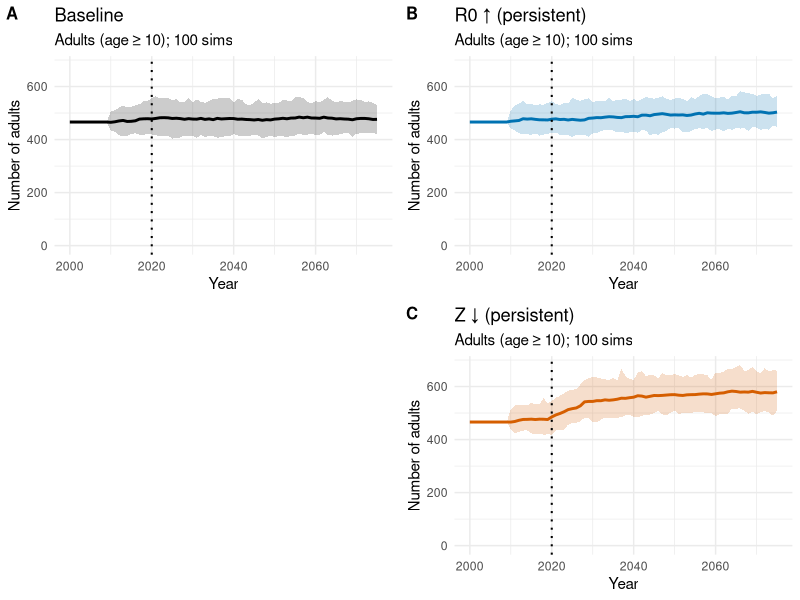
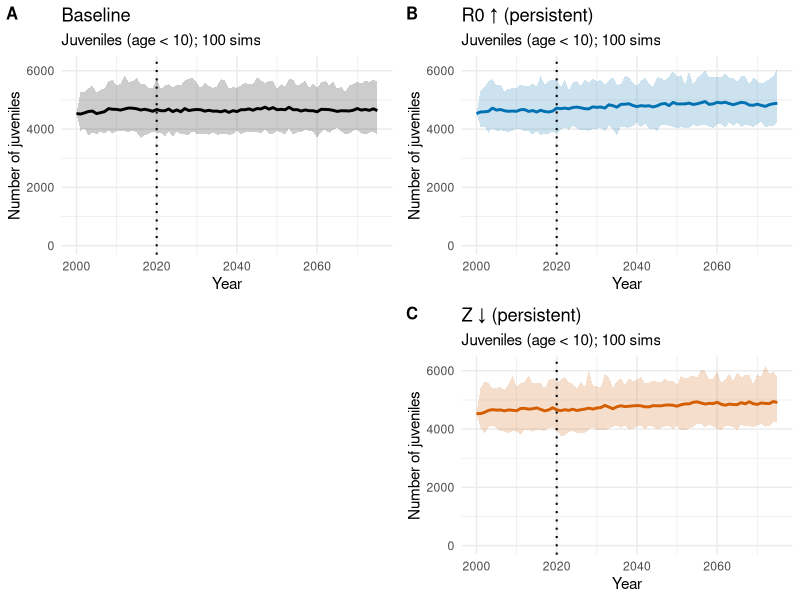
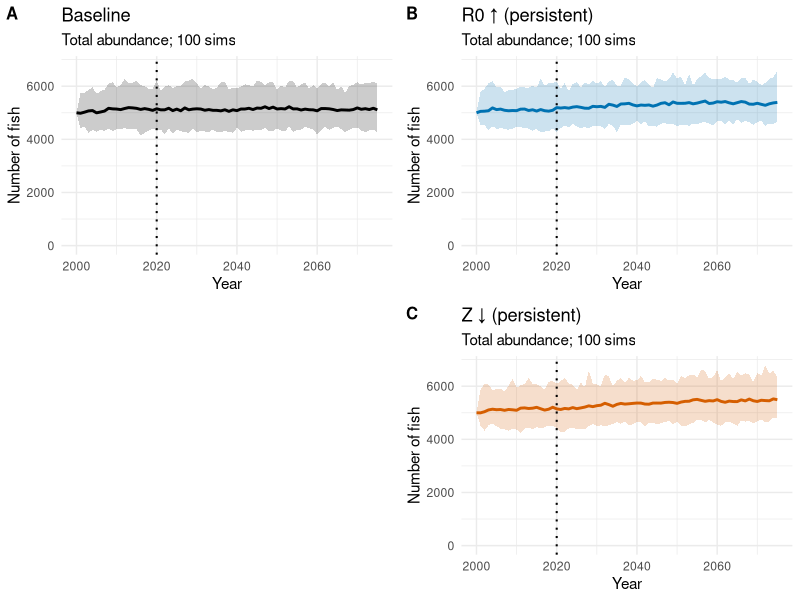
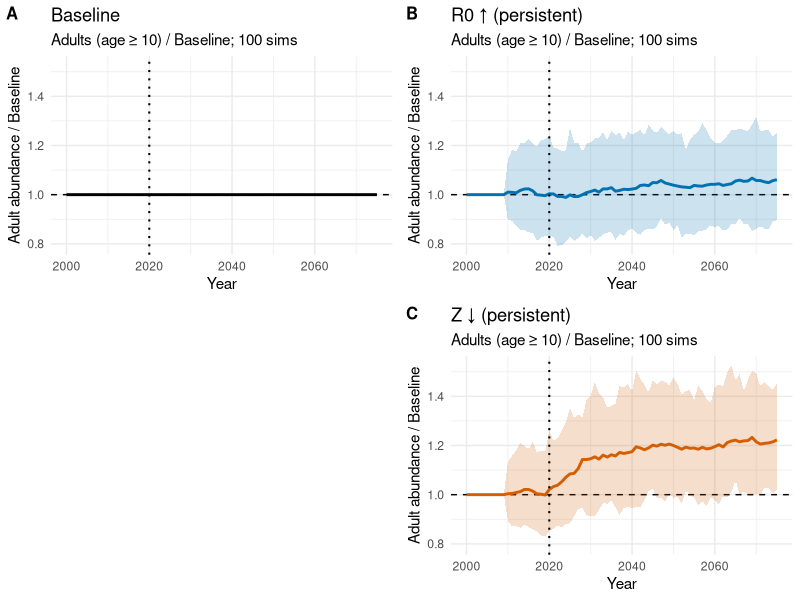

Source code (R) for these figures, in order:
# ============================================================
# Gulf Sturgeon – Simple Age-Structured Model (SturMod-lite from FloPop/Brett)
# Purpose:
#   Small population (~ABCDE total fish) with SturMod life history.
#   Compare benefits to adult abundance (age ≥ 10) from:
#     (1) Increasing recruitment (R0 up)
#     (2) Decreasing adult mortality (Z down)
# Years: 2000–2075
# 100 simulations per scenario; plots show mean + 95% CI across sims.
# ============================================================

library(tidyverse)
library(cowplot)

set.seed(1)

# ----------------------------
# GLOBAL INPUTS
# ----------------------------
years <- 2000:2075
ny    <- length(years)

ages <- 1:50        # SturMod oldest modeled age-class A = 50
A    <- length(ages)

adult_age <- 10     # define "adult" as age >= 10

# Year where management change occurs
change_year <- 2020

# Number of simulations
n_sims <- 100

# ----------------------------
# GULF STURGEON LIFE HISTORY (from SturMod)
# ----------------------------

# Growth / length-at-age
Linf <- 220        # von Bertalanffy asymptotic length
K    <- 0.13       # von Bertalanffy K
t0   <- 0

Length <- Linf * (1 - exp(-K * (ages - t0)))   # length-at-age
aLW   <- 6.11e-6
bLW   <- 3
Wt    <- aLW * Length^bLW                     # weight-at-age

# Weight at maturity (mai = 8), as in SturMod
mai   <- 8
Wmat  <- aLW * (Linf * (1 - exp(-K * (mai - 1))))^bLW

# Fecundity-at-age
fec <- pmax(0, Wt - Wmat)

# Recruitment (Beverton–Holt)
recK   <- 2.9     # recruitment compensation ratio (SturMod-ish)
RecSD  <- 0.2     # lognormal recruitment SD

# Mortality (Z) – adult mortality at Linf
M_base <- 0.095   # Mad from SturMod (minimum adult mortality)

# Flatten Z for ages >= flat_age (Z similar beyond ~age 3–4)
flat_age   <- 4
Length_Z   <- Length
Length_Z[ages >= flat_age] <- Length[flat_age]

# ------------------------------------------------------------
# CALCULATE BASELINE R0 TO GET ~5000 TOTAL FISH AT EQUILIBRIUM
# ------------------------------------------------------------

Mu0  <- M_base * (Linf / Length_Z)
Sa0  <- exp(-Mu0)
la0  <- cumprod(c(1, Sa0[1:(A - 1)]))  # survivorship-at-age (age 1 starts at 1)

target_total <- 5000
Ro_base      <- target_total / sum(la0)

# Management options:
Ro_factor_up  <- 1.05   # 5% multiply R0 by this after change_year (recruitment better)
M_factor_down <- 0.95   # 5% improvement multiply M_base by this after change_year (Z lower)
M_low         <- M_base * M_factor_down

# ----------------------------
# CORE GULF STURGEON MODEL 
# ----------------------------
run_model_GS <- function(M_vec, Ro_vec, label) {
  
  N <- matrix(
    0,
    nrow = ny,
    ncol = A,
    dimnames = list(years, paste0("age", ages))
  )
  
  # Initial equilibrium-ish age structure under baseline M_base and Ro_vec[1]
  N[1, ] <- Ro_vec[1] * la0
  
  for (t in 2:ny) {
    
    # Age-specific mortality and survival for this year (flattened above flat_age)
    Mu_t <- M_vec[t] * (Linf / Length_Z)
    Sa_t <- exp(-Mu_t)
    
    # Eggs-per-recruit and BH parameters for this year's M and Ro
    la_t <- cumprod(c(1, Sa_t[1:(A - 1)]))
    epro <- sum(fec * la_t)                # eggs per recruit
    
    bha <- recK / epro                     # BH alpha
    bhb <- (recK - 1) / (Ro_vec[t] * epro) # BH beta (depends on Ro_t)
    
    # Eggs from previous year
    eggs_prev <- sum(fec * N[t - 1, ])
    
    # Lognormal recruitment anomaly
    rec_anom <- exp(rnorm(1, 0, RecSD))
    
    # Recruits to age 1
    N[t, 1] <- (bha * eggs_prev) / (1 + bhb * eggs_prev) * rec_anom
    
    # Survival transitions age a -> a+1
    for (a in 2:A) {
      N[t, a] <- N[t - 1, a - 1] * Sa_t[a - 1]
    }
  }
  
  as.data.frame(N) %>%
    rownames_to_column("year") %>%
    mutate(year = as.integer(year)) %>%
    pivot_longer(
      starts_with("age"),
      names_to  = "age",
      values_to = "N"
    ) %>%
    mutate(
      age_num  = as.numeric(gsub("age", "", age)),
      scenario = label
    )
}

# ----------------------------
# SIMULATE RUNS FOR ONE SCENARIO
# ----------------------------
simulate_scenario <- function(M_vec, Ro_vec, label) {
  out <- vector("list", n_sims)
  for (s in 1:n_sims) {
    out[[s]] <- run_model_GS(M_vec, Ro_vec, label) %>%
      mutate(sim = s)
  }
  bind_rows(out)
}

# ----------------------------
# SCENARIOS (focus on adult abundance, age >= adult_age)
# ----------------------------

# 1) Baseline – constant R0 and Z
M_1  <- rep(M_base, ny)
Ro_1 <- rep(Ro_base, ny)
df_1_sims <- simulate_scenario(M_1, Ro_1, "1) Baseline")

# 2) R0 ↑ (persistent) – R0 increases at change_year and stays high
Ro_2 <- ifelse(years >= change_year, Ro_base * Ro_factor_up, Ro_base)
M_2  <- M_1
df_2_sims <- simulate_scenario(M_2, Ro_2, "2) R0 ↑ (persistent)")

# 3) Z ↓ (persistent) – Z decreases at change_year and stays low
M_3  <- ifelse(years >= change_year, M_low, M_base)
Ro_3 <- Ro_1
df_3_sims <- simulate_scenario(M_3, Ro_3, "3) Z ↓ (persistent)")

# ----------------------------
# SUMMARISE ADULT / JUVENILE / TOTAL ABUNDANCE (BY SIM)
# ----------------------------

df_all_sims <- bind_rows(df_1_sims, df_2_sims, df_3_sims)

df_all_sims <- df_all_sims %>%
  mutate(is_adult = age_num >= adult_age)

summary_by_sim <- df_all_sims %>%
  group_by(scenario, sim, year) %>%
  summarise(
    N_total    = sum(N),
    N_adults   = sum(N[is_adult]),
    N_juvenile = sum(N[!is_adult]),
    .groups    = "drop"
  )

# Ensure scenarios are ordered and baseline is first
scenario_levels <- c(
  "1) Baseline",
  "2) R0 ↑ (persistent)",
  "3) Z ↓ (persistent)"
)

summary_by_sim <- summary_by_sim %>%
  mutate(scenario = factor(scenario, levels = scenario_levels, ordered = TRUE))

# ----------------------------
# MEAN TRAJECTORIES + 95% INTERVALS ACROSS SIMS
# ----------------------------

summary_stats <- summary_by_sim %>%
  group_by(scenario, year) %>%
  summarise(
    N_total_mean    = mean(N_total),
    N_total_lwr     = quantile(N_total, 0.025),
    N_total_upr     = quantile(N_total, 0.975),
    N_adults_mean   = mean(N_adults),
    N_adults_lwr    = quantile(N_adults, 0.025),
    N_adults_upr    = quantile(N_adults, 0.975),
    N_juvenile_mean = mean(N_juvenile),
    N_juvenile_lwr  = quantile(N_juvenile, 0.025),
    N_juvenile_upr  = quantile(N_juvenile, 0.975),
    .groups         = "drop"
  ) %>%
  mutate(scenario = factor(scenario, levels = scenario_levels, ordered = TRUE))

# Adults relative to baseline, per sim, then summarise
rel_by_sim <- summary_by_sim %>%
  group_by(year, sim) %>%
  mutate(
    rel_adults = N_adults / N_adults[scenario == "1) Baseline"]
  ) %>%
  ungroup()

summary_rel_stats <- rel_by_sim %>%
  group_by(scenario, year) %>%
  summarise(
    rel_adults_mean = mean(rel_adults),
    rel_adults_lwr  = quantile(rel_adults, 0.025),
    rel_adults_upr  = quantile(rel_adults, 0.975),
    .groups         = "drop"
  ) %>%
  mutate(scenario = factor(scenario, levels = scenario_levels, ordered = TRUE))

# ----------------------------
# COLOR PALETTE (colourblind-friendly; Baseline = black)
# ----------------------------

cb_palette <- c(
  "1) Baseline"           = "black",
  "2) R0 ↑ (persistent)"  = "#0072B2",  # blue
  "3) Z ↓ (persistent)"   = "#D55E00"   # orange
)

# ----------------------------
# Y-LIMITS FOR CONSISTENT AXES WITHIN EACH GRID
# ----------------------------

adults_ylim <- c(
  0,
  max(summary_stats$N_adults_upr, na.rm = TRUE)
)

juveniles_ylim <- c(
  0,
  max(summary_stats$N_juvenile_upr, na.rm = TRUE)
)

total_ylim <- c(
  0,
  max(summary_stats$N_total_upr, na.rm = TRUE)
)

rel_ylim <- c(
  min(summary_rel_stats$rel_adults_lwr, na.rm = TRUE),
  max(summary_rel_stats$rel_adults_upr, na.rm = TRUE)
)

# ============================================================
# PANEL HELPERS (3-panel style with dotted change_year line)
# ============================================================

# Adults: one-panel helper
make_adults_panel <- function(scen_label, panel_title) {
  df_plot <- summary_stats %>%
    filter(scenario == scen_label)
  
  this_col <- cb_palette[scen_label]
  
  ggplot(df_plot,
         aes(x = year, y = N_adults_mean)) +
    geom_ribbon(aes(ymin = N_adults_lwr, ymax = N_adults_upr),
                fill = this_col, alpha = 0.2, colour = NA) +
    geom_line(colour = this_col, linewidth = 1) +
    geom_vline(xintercept = change_year,
               linetype = "dotted",
               colour   = "black",
               linewidth = 0.7) +
    coord_cartesian(ylim = adults_ylim) +
    theme_minimal() +
    labs(
      title    = panel_title,
      subtitle = paste0("Adults (age ≥ ", adult_age, "); ", n_sims, " sims"),
      x        = "Year",
      y        = "Number of adults"
    )
}

# Juveniles: one-panel helper
make_juveniles_panel <- function(scen_label, panel_title) {
  df_plot <- summary_stats %>%
    filter(scenario == scen_label)
  
  this_col <- cb_palette[scen_label]
  
  ggplot(df_plot,
         aes(x = year, y = N_juvenile_mean)) +
    geom_ribbon(aes(ymin = N_juvenile_lwr, ymax = N_juvenile_upr),
                fill = this_col, alpha = 0.2, colour = NA) +
    geom_line(colour = this_col, linewidth = 1) +
    geom_vline(xintercept = change_year,
               linetype = "dotted",
               colour   = "black",
               linewidth = 0.7) +
    coord_cartesian(ylim = juveniles_ylim) +
    theme_minimal() +
    labs(
      title    = panel_title,
      subtitle = paste0("Juveniles (age < ", adult_age, "); ", n_sims, " sims"),
      x        = "Year",
      y        = "Number of juveniles"
    )
}

# Total: one-panel helper
make_total_panel <- function(scen_label, panel_title) {
  df_plot <- summary_stats %>%
    filter(scenario == scen_label)
  
  this_col <- cb_palette[scen_label]
  
  ggplot(df_plot,
         aes(x = year, y = N_total_mean)) +
    geom_ribbon(aes(ymin = N_total_lwr, ymax = N_total_upr),
                fill = this_col, alpha = 0.2, colour = NA) +
    geom_line(colour = this_col, linewidth = 1) +
    geom_vline(xintercept = change_year,
               linetype = "dotted",
               colour   = "black",
               linewidth = 0.7) +
    coord_cartesian(ylim = total_ylim) +
    theme_minimal() +
    labs(
      title    = panel_title,
      subtitle = paste0("Total abundance; ", n_sims, " sims"),
      x        = "Year",
      y        = "Number of fish"
    )
}

# Adults relative: one-panel helper
make_rel_panel <- function(scen_label, panel_title) {
  df_plot <- summary_rel_stats %>%
    filter(scenario == scen_label)
  
  this_col <- cb_palette[scen_label]
  
  ggplot(df_plot,
         aes(x = year, y = rel_adults_mean)) +
    geom_hline(yintercept = 1, linetype = "dashed") +
    geom_ribbon(aes(ymin = rel_adults_lwr, ymax = rel_adults_upr),
                fill = this_col, alpha = 0.2, colour = NA) +
    geom_line(colour = this_col, linewidth = 1) +
    geom_vline(xintercept = change_year,
               linetype = "dotted",
               colour   = "black",
               linewidth = 0.7) +
    coord_cartesian(ylim = rel_ylim) +
    theme_minimal() +
    labs(
      title    = panel_title,
      subtitle = paste0("Adults (age ≥ ", adult_age,
                        ") / Baseline; ", n_sims, " sims"),
      x        = "Year",
      y        = "Adult abundance / Baseline"
    )
}

# ============================================================
# 3-PANEL GRIDS (2x2 with bottom-left blank)
# ------------------------------------------------------------

# Adults grid
p_base_adults <- make_adults_panel("1) Baseline",          "Baseline")
p_R0_adults   <- make_adults_panel("2) R0 ↑ (persistent)", "R0 ↑ (persistent)")
p_Z_adults    <- make_adults_panel("3) Z ↓ (persistent)",  "Z ↓ (persistent)")
p_blank       <- ggplot() + theme_void()

p_adults_mean <- plot_grid(
  p_base_adults, p_R0_adults,
  p_blank,       p_Z_adults,
  nrow  = 2,
  ncol  = 2,
  labels = c("A", "B", "", "C"),
  label_size = 12
)

# Juveniles grid
p_base_juv <- make_juveniles_panel("1) Baseline",          "Baseline")
p_R0_juv   <- make_juveniles_panel("2) R0 ↑ (persistent)", "R0 ↑ (persistent)")
p_Z_juv    <- make_juveniles_panel("3) Z ↓ (persistent)",  "Z ↓ (persistent)")

p_juveniles_mean <- plot_grid(
  p_base_juv, p_R0_juv,
  p_blank,    p_Z_juv,
  nrow  = 2,
  ncol  = 2,
  labels = c("A", "B", "", "C"),
  label_size = 12
)

# Total grid
p_base_tot <- make_total_panel("1) Baseline",          "Baseline")
p_R0_tot   <- make_total_panel("2) R0 ↑ (persistent)", "R0 ↑ (persistent)")
p_Z_tot    <- make_total_panel("3) Z ↓ (persistent)",  "Z ↓ (persistent)")

p_total_mean <- plot_grid(
  p_base_tot, p_R0_tot,
  p_blank,    p_Z_tot,
  nrow  = 2,
  ncol  = 2,
  labels = c("A", "B", "", "C"),
  label_size = 12
)

# Adults relative grid
p_base_rel <- make_rel_panel("1) Baseline",          "Baseline")
p_R0_rel   <- make_rel_panel("2) R0 ↑ (persistent)", "R0 ↑ (persistent)")
p_Z_rel    <- make_rel_panel("3) Z ↓ (persistent)",  "Z ↓ (persistent)")

p_adults_rel_mean <- plot_grid(
  p_base_rel, p_R0_rel,
  p_blank,    p_Z_rel,
  nrow  = 2,
  ncol  = 2,
  labels = c("A", "B", "", "C"),
  label_size = 12
)

# ------------------------------------------------------------
# Print the four grids
# ------------------------------------------------------------
p_adults_mean
p_juveniles_mean
p_total_mean
p_adults_rel_mean
